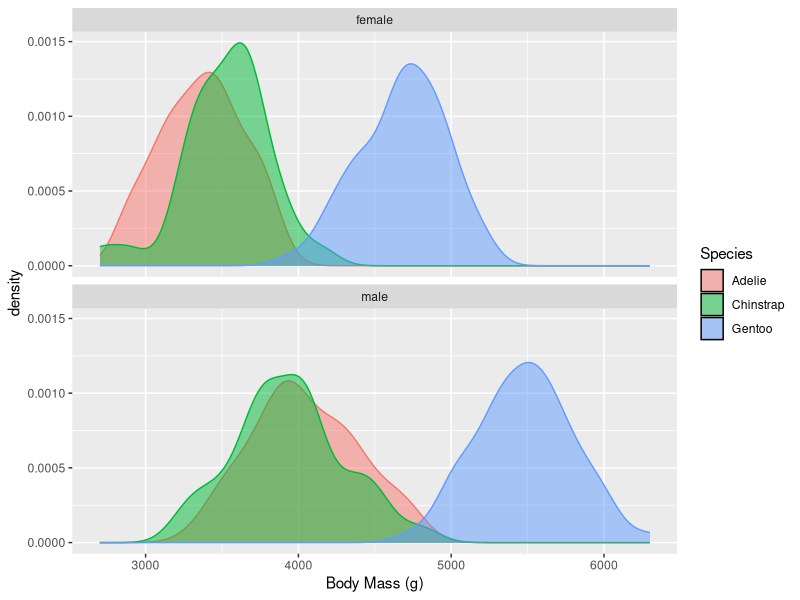
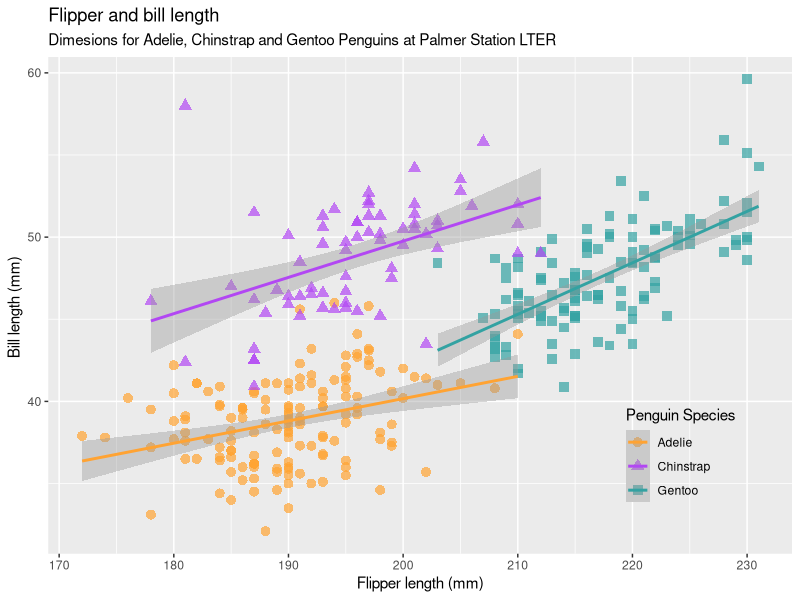

Source code (R) for these figures, in order:
library(tidyverse)
library(ggplot2)
library(palmerpenguins)

# --------------------Question 1------------------------------------------------
df <- drop_na(penguins)

ggplot(df, 
       aes(x = body_mass_g)) +
  geom_density(aes(fill = species,
                   colour = species,
                   group = species),
               alpha = 0.5) +
  facet_wrap(sex ~ .,
             ncol = 1) +
  labs(x = "Body Mass (g)",
       fill = "Species",) +
  scale_colour_discrete(guide = FALSE)+
  theme(legend.position = "right")
  
# --------------------- Question 2 ---------------------------------------------
peng <- drop_na(penguins)
ggplot(
  peng,
  aes(x = flipper_length_mm,
      y = bill_length_mm,
      colour = species)
) +
  geom_point(
    aes(colour = species,
        shape = species),
    size = 3,
    alpha = 0.7
  ) +
  geom_smooth(method = "lm") +
  
  labs(title = "Flipper and bill length",
       subtitle = ("Dimesions for Adelie, Chinstrap and Gentoo Penguins at Palmer Station LTER"),
       x = "Flipper length (mm)",
       y = "Bill length (mm) ",
       colour = "Penguin Species",
       shape = "Penguin Species"
  ) + 
  theme(legend.position = c(0.85, 0.2),
        legend.background = element_rect(fill = "transparent", 
                                         linetype = NULL)) -> p 
muaz <- c("#ffa333","#b247f3","#33a2a2")

p + scale_color_manual(values = muaz)
